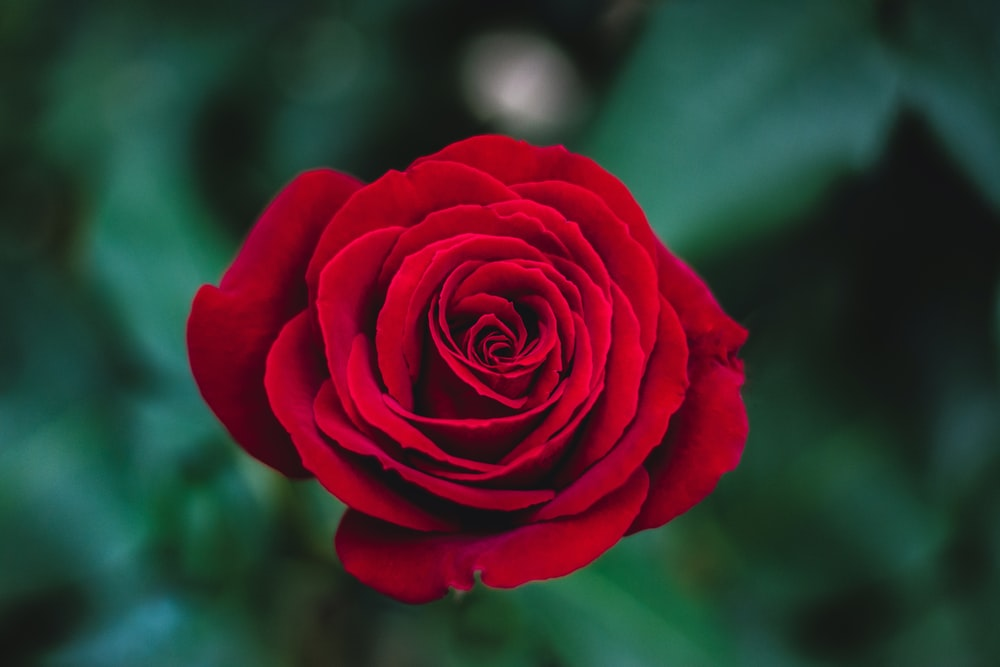
#> input picture PS1-master/rose.jpg, 1000 x 667 px
$ python exRed4.py
#> lines starting #> are read from the running program, lines starting #| are printed output that depends on the picture; after the words box and inside, x2 and y2 are one past the last pixel; in counts of white or black regions, pixels touching at a corner belong together
import math
import numpy as np
import cv2

img=cv2.imread("rose.jpg")
#> img is the input picture: shape (667, 1000, 3); mean B, G, R 47, 48, 59.6
img_hsv=cv2.cvtColor(img, cv2.COLOR_BGR2HSV)
#> img_hsv: shape (667, 1000, 3); mean H, S, V 102.2, 154.2, 84.4

# lower mask (0-10)
lower_red = np.array([0,50,50])
upper_red = np.array([10,255,255])
mask0 = cv2.inRange(img_hsv, lower_red, upper_red)
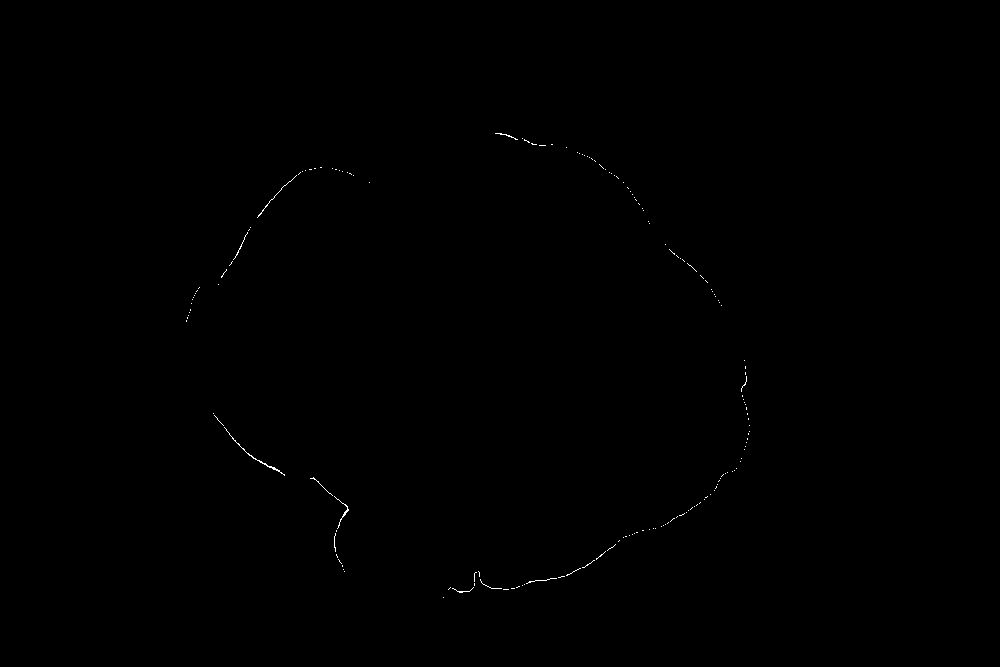
#> mask0: shape (667, 1000); 0.12% white in thin lines or dots, all inside (x1, y1, x2, y2) = (186, 133, 750, 598)

# upper mask (170-180)
lower_red = np.array([170,50,50])
upper_red = np.array([180,255,255])
mask1 = cv2.inRange(img_hsv, lower_red, upper_red)
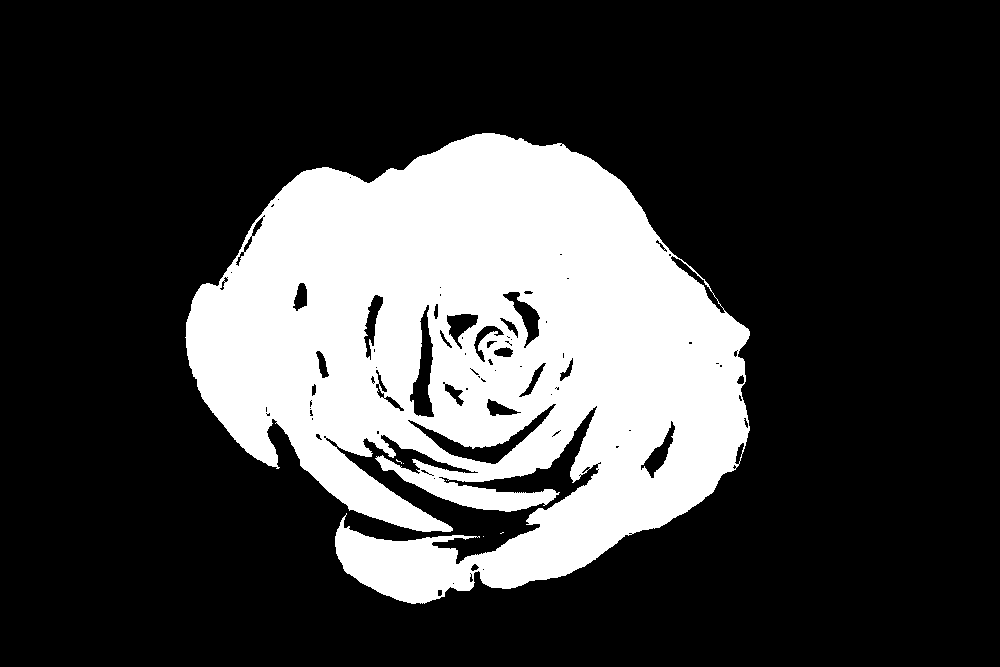
#> mask1: shape (667, 1000); 24.9% white; 6 white regions (5 under 20 px), largest, box (x1, y1, x2, y2) and area: (185, 133, 750, 604) 166056

# join my masks
mask = mask0+mask1
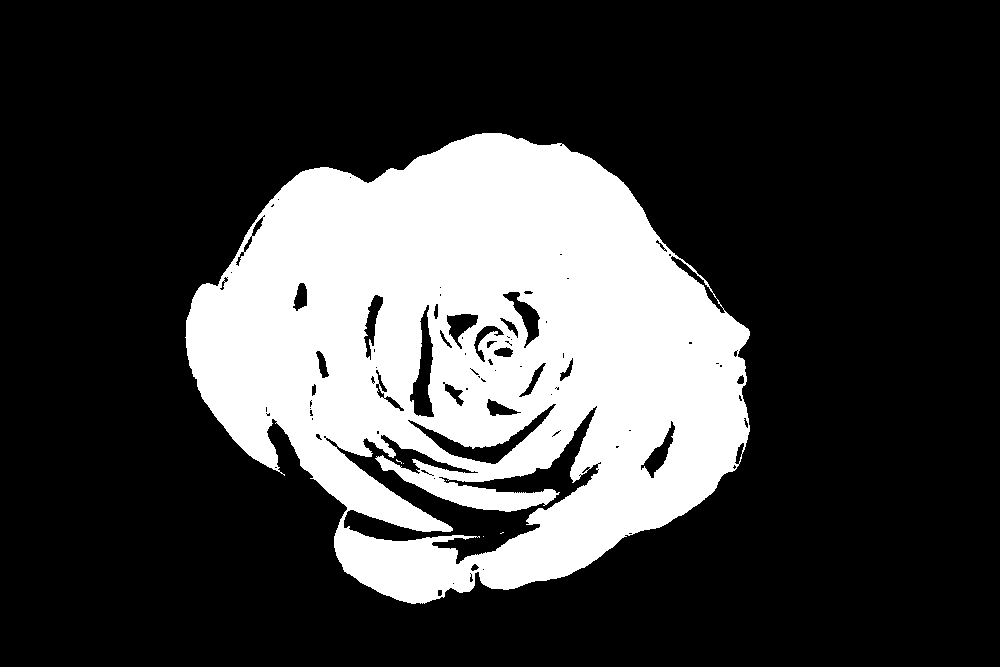
#> mask: shape (667, 1000); 25% white; 6 white regions (5 under 20 px), largest, box (x1, y1, x2, y2) and area: (185, 133, 750, 604) 166848
rednum = np.array(mask)

print(rednum.shape)
#| (667, 1000)
print(img.shape[0])
#| 667
h = img.shape[1]
#> h = 1000
x = int(h/2)
#> x = 500
print(h)
#| 1000
print(x)
#| 500


# set my output img to zero everywhere except my mask
output_img = img.copy()
output_img[np.where(mask==0)] = 0
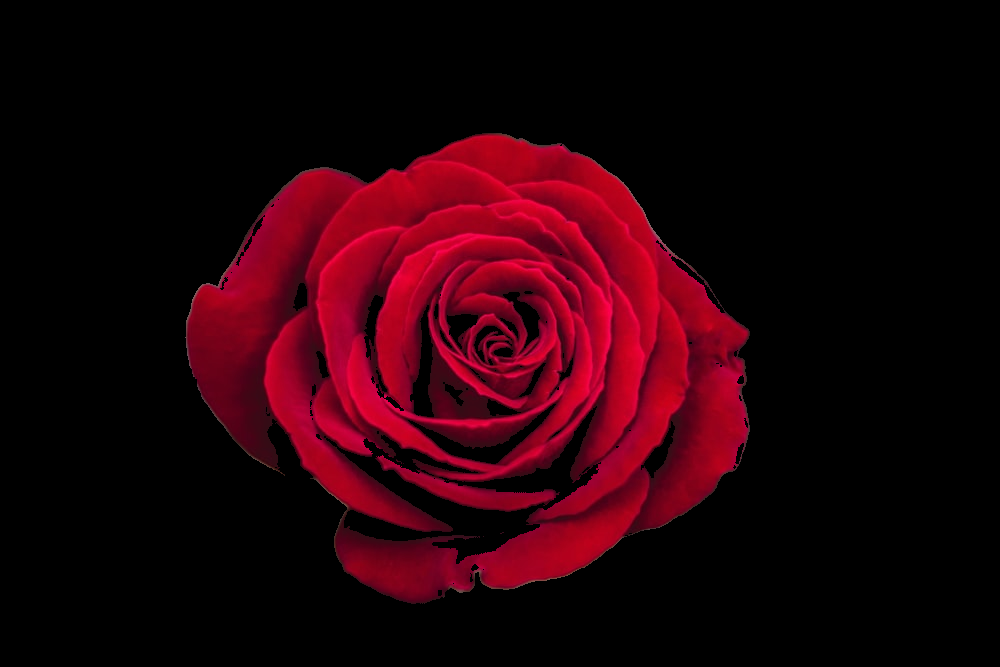
#> output_img: shape (667, 1000, 3); mean B, G, R 8.4, 0.7, 35.9

# or your HSV image, which I *believe* is what you want
output_hsv = img_hsv.copy()
output_hsv[np.where(mask==0)] = 0
#> output_hsv: shape (667, 1000, 3); mean H, S, V 43.2, 61.9, 35.9

"print(rednum)"
cv2.imshow('result', output_img)
cv2.waitKey()
